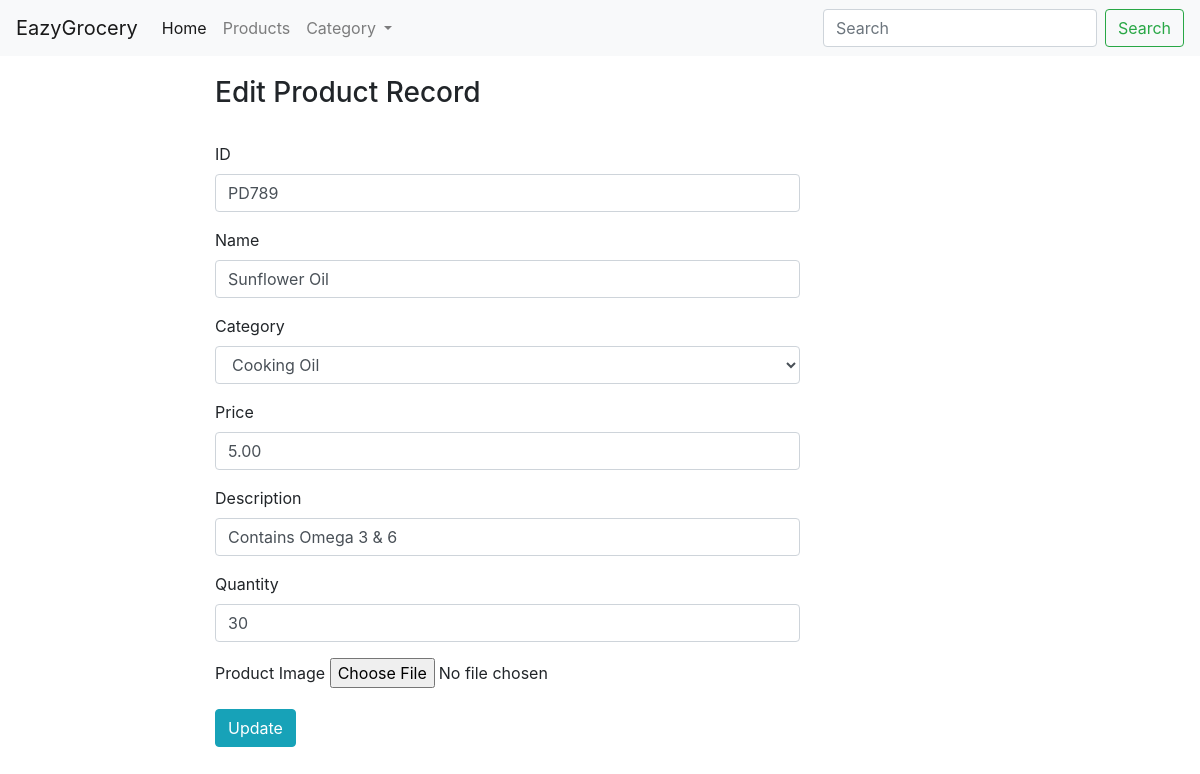
Screenshot of /editProduct.php?id=PD789 with the database file from the repository.
### tables this page shows
CREATE TABLE `product` (
  `product_id` varchar(50) NOT NULL,
  `product_name` varchar(50) NOT NULL,
  `category` varchar(50) NOT NULL,
  `product_price` double(10,2) NOT NULL,
  `product_description` varchar(50) NOT NULL,
  `product_quantity` int(50) NOT NULL,
  `image` varchar(255) NOT NULL
);

CREATE TABLE `category` (
  `category_id` varchar(50) NOT NULL,
  `category_name` varchar(50) NOT NULL
);

### editProduct.php (the view, shortened to what this page needs)
<?php
include 'config.php';
if(isset($_GET['id'])){
    $id=$_GET['id'];
    $sql="select product_id,product_name,category,product_price,product_description,product_quantity,image from product where product_id='$id'";
    $result=$conn->query($sql);
}
include 'header.php';
?>
<div class="row">
    <div class="col-sm-2"></div>
    <div class="col-sm-6" style="margin: 10px;">
    <form action="viewProduct.php" method="post" enctype="multipart/form-data">
    <?php
    if($result->num_rows>0){
            while($row=$result->fetch_assoc()){
                $product_id=$row['product_id'];
                $product_name=$row['product_name'];
                $category=$row['category'];
                $product_price=$row['product_price'];
                $product_description=$row['product_description'];
                $product_quantity=$row['product_quantity'];
    ?>
        <h3 style="margin-top: 10px;">Edit Product Record</h3>
    <div class="mb-3">
        <label for="id" class="form-label">ID</label>
        <input type="text" class="form-control" id="id" name="id" value="<?php echo $product_id;?>" >
    </div>
    <div class="mb-3">
        <label for="id" class="form-label">Name</label>
        <input type="text" class="form-control" id="name" name="name" value="<?php echo $product_name;?>" >
    </div>
    <div class="mb-3">
        <label for="id" class="form-label">Category</label>
        <select name="category" id="category" class="form-control">
            <?php
                $c_sql="select * from category";
                $c_result=$conn->query($c_sql);
                if($c_result->num_rows>0){
                    while($c_row=$c_result->fetch_assoc()){
                        $c_product_id=$c_row['category_id'];
                        $c_product_name=$c_row['category_name'];
            ?>
            <option value="<?php echo $c_product_id;?>"<?php if($category==$c_product_id){ echo"selected";}?>><?php echo $c_product_name;?></option>
            <?php
                    }
                }
            ?>
        </select>
    </div>
    <div class="mb-3">
        <label for="id" class="form-label">Price</label>
        <input type="number" class="form-control" id="price" name="price"  value="<?php echo $product_price;?>" >
    </div>
    <div class="mb-3">
        <label for="id" class="form-label">Description</label>
        <input type="text" class="form-control" id="description" name="description" value="<?php echo $product_description;?>">
    </div>
    <div class="mb-3">
        <label for="id" class="form-label">Quantity</label>
        <input type="number" class="form-control" id="quantity" name="quantity" value="<?php echo $product_quantity;?>">
    </div>
    <div class="mb-3">
        <label for="id" class="form-label">Product Image</label>
        <input type="file" name="fileToUpload" id="fileToUpload">
    </div>
    <button name="editProduct" type="submit" class="btn btn-info">Update</button>
    <?php
            }
    }
    ?>
    </form>
    </div>
</div>
  </body>
</html>

### rows the page displays
product: id "PD789", name "Sunflower Oil", category "Cooking Oil", price "5.00", description "Contains Omega 3 & 6", quantity "30"
